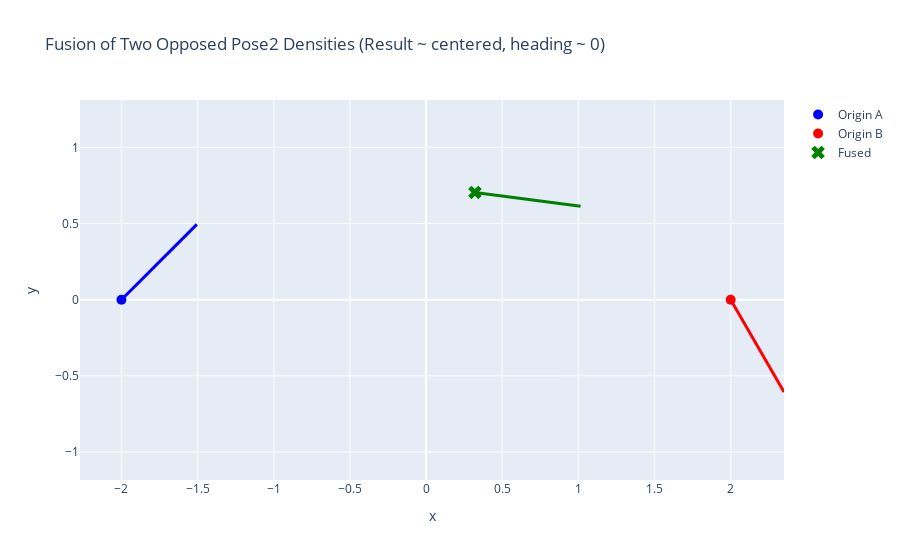

Here is the notebook cell this chart was saved with:
### Code cell
# Plot the things
fig_fusion = go.Figure()
def heading_arrow(pose, length: float = 0.7, color: str = 'black', name: str = 'heading') -> None:
    x = pose.x(); y = pose.y(); th = pose.theta()
    x2 = x + length*math.cos(th)
    y2 = y + length*math.sin(th)
    fig_fusion.add_trace(go.Scatter(x=[x, x2], y=[y, y2], mode='lines', line=dict(color=color, width=3), name=name, showlegend=False))

fig_fusion.add_trace(go.Scatter(x=[originA.x()], y=[originA.y()], mode='markers', marker=dict(color='blue', size=10), name='Origin A'))
fig_fusion.add_trace(go.Scatter(x=[originB.x()], y=[originB.y()], mode='markers', marker=dict(color='red', size=10), name='Origin B'))
fig_fusion.add_trace(go.Scatter(x=[fused.origin().x()], y=[fused.origin().y()], mode='markers', marker=dict(color='green', size=12, symbol='x'), name='Fused'))

heading_arrow(originA, color='blue')
heading_arrow(originB, color='red')
heading_arrow(fused.origin(), color='green')

fig_fusion.update_layout(title='Fusion of Two Opposed Pose2 Densities (Result ~ centered, heading ~ 0)',
                         xaxis_title='x', yaxis_title='y', yaxis_scaleanchor='x')
fig_fusion.show()

### Figure 1 — Plotly figure (JSON) as saved in the notebook; plotly's stock layout.template omitted (floating-point values rounded to 4 significant figures)
{"data": [{"marker": {"color": "blue", "size": 10}, "mode": "markers", "name": "Origin A", "type": "scatter", "x": [-2], "y": [0]}, {"marker": {"color": "red", "size": 10}, "mode": "markers", "name": "Origin B", "type": "scatter", "x": [2], "y": [0]}, {"marker": {"color": "green", "size": 12, "symbol": "x"}, "mode": "markers", "name": "Fused", "type": "scatter", "x": [0.3207], "y": [0.7044]}, {"line": {"color": "blue", "width": 3}, "mode": "lines", "name": "heading", "showlegend": false, "type": "scatter", "x": [-2, -1.505], "y": [0, 0.495]}, {"line": {"color": "red", "width": 3}, "mode": "lines", "name": "heading", "showlegend": false, "type": "scatter", "x": [2, 2.35], "y": [0, -0.6062]}, {"line": {"color": "green", "width": 3}, "mode": "lines", "name": "heading", "showlegend": false, "type": "scatter", "x": [0.3207, 1.015], "y": [0.7044, 0.6131]}], "layout": {"title": {"text": "Fusion of Two Opposed Pose2 Densities (Result ~ centered, heading ~ 0)"}, "xaxis": {"title": {"text": "x"}}, "yaxis": {"scaleanchor": "x", "title": {"text": "y"}}}}
